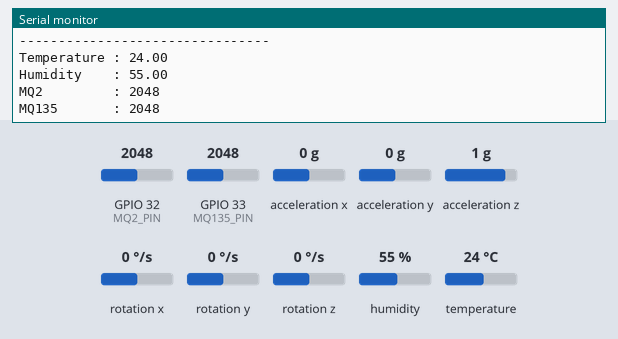
A sketch run on a simulated ESP32. Parts: the last lines printed to the serial monitor. The inputs (shaded band) are chosen by the test bench; at power-on: humidity 55 %, GPIO 32 (MQ2_PIN) = 2048, GPIO 33 (MQ135_PIN) = 2048, temperature 24 °C, acceleration x 0 g, acceleration y 0 g, acceleration z 1 g, rotation x 0 °/s, rotation y 0 °/s, rotation z 0 °/s. WiFi joins after 1.5 s; servers stay silent unless stated.

Above: at 2.7 s.
2.8 s: humidity set to 22 %
4.3 s: GPIO 32 (MQ2_PIN) set to 2866
At 5.7 s:
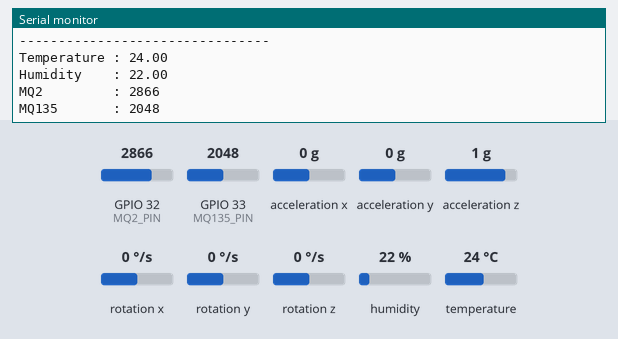
5.8 s: GPIO 33 (MQ135_PIN) set to 2866
At 7.1 s:
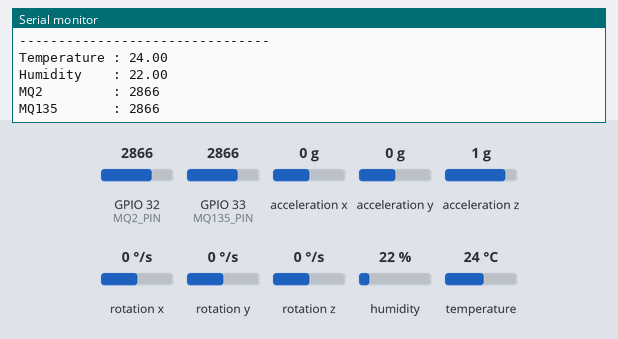
7.3 s: temperature set to 12 °C
8.8 s: GPIO 32 (MQ2_PIN) set to 3972
At 10.1 s:
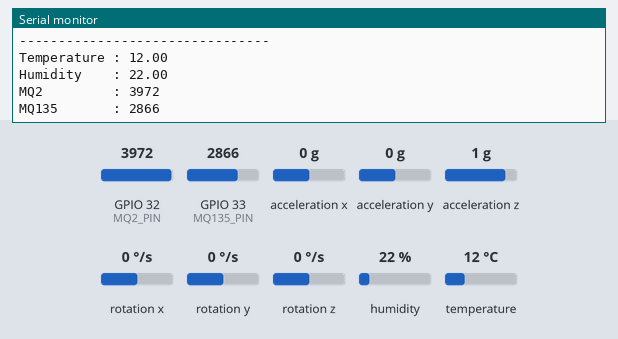
10.3 s: GPIO 33 (MQ135_PIN) set to 3972
At 11.1 s:
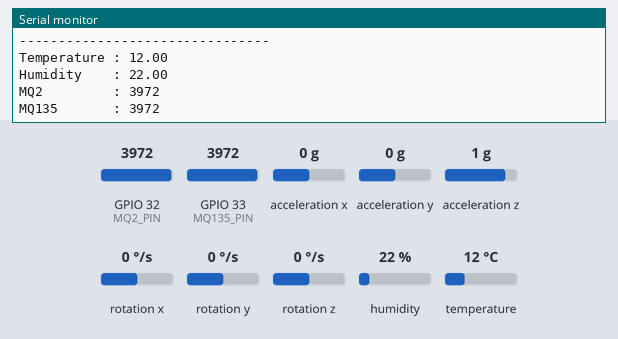
Timing chart, 0 to 12.8 s (numbered marks = the images above; inputs shaded):
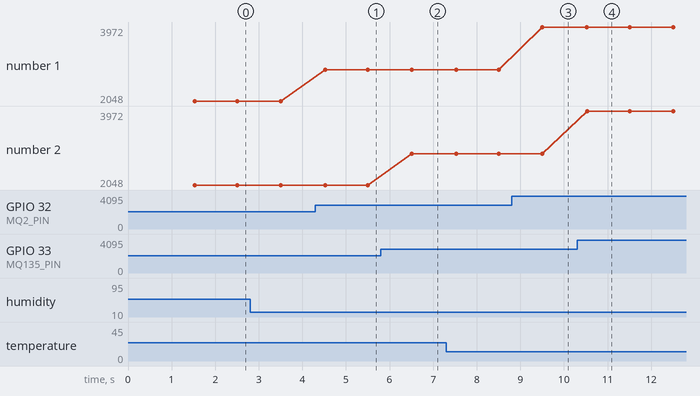

Measured:
- after the input at 4.3 s, the serial monitor: prints a new line after 0.23 s (image 1)
- after the input at 5.8 s, the serial monitor: prints a new line after 0.71 s (image 2)
- after the input at 8.8 s, the serial monitor: prints a new line after 0.70 s (image 3)
- after the input at 10.3 s, the serial monitor: prints a new line after 0.23 s (image 4)
- plotted number 1: 2048 → 2866 after the input at 4.3 s, 2866 → 3972 after the input at 8.8 s

The sketch:

testibng_all_sensor.ino
```cpp
#include <WiFi.h>
#include <WebSocketsServer.h>
#include <Wire.h>
#include <MPU9250_asukiaaa.h>
#include <DHT.h>

const char* ssid = ".";
const char* password = "123456789";

WebSocketsServer webSocket(81);

MPU9250_asukiaaa mpu;

//====================
// DHT11
//====================

#define DHTPIN 4
#define DHTTYPE DHT11

DHT dht(DHTPIN, DHTTYPE);

//====================
// MQ Sensors
//====================

#define MQ2_PIN 32
#define MQ135_PIN 33

//====================
// Variables
//====================

float yaw = 0;

unsigned long lastIMU = 0;
unsigned long lastSensor = 0;

void setup() {

  Serial.begin(115200);

  Wire.begin(21,22);

  mpu.setWire(&Wire);
  mpu.beginAccel();
  mpu.beginGyro();

  dht.begin();

  WiFi.begin(ssid,password);

  Serial.print("Connecting");

  while(WiFi.status()!=WL_CONNECTED){

    delay(500);
    Serial.print(".");

  }

  Serial.println();
  Serial.println("WiFi Connected");

  Serial.print("IP : ");
  Serial.println(WiFi.localIP());

  webSocket.begin();

}

//==================================================

void loop(){

  webSocket.loop();

  unsigned long now = millis();

  //=========================================
  // IMU (50 FPS)
  //=========================================

  if(now-lastIMU>=20){

    lastIMU=now;

    mpu.accelUpdate();
    mpu.gyroUpdate();

    float ax=mpu.accelX();
    float ay=mpu.accelY();
    float az=mpu.accelZ();

    float roll=atan2(ay,az)*180/PI;

    float pitch=
    atan2(-ax,sqrt(ay*ay+az*az))*180/PI;

    yaw=0;

    String imuData=
    "R,"+
    String(roll,2)+","+
    String(pitch,2)+","+
    String(yaw,2);

    webSocket.broadcastTXT(imuData);

  }

  //=========================================
  // Sensors (1 Second)
  //=========================================

  if(now-lastSensor>=1000){

    lastSensor=now;

    float temp=dht.readTemperature();
    float hum=dht.readHumidity();

    int mq2=analogRead(MQ2_PIN);
    int mq135=analogRead(MQ135_PIN);

    String sensorData=
    "S,"+
    String(mq2)+","+
    String(mq135)+","+
    String(temp,1)+","+
    String(hum,1);

    webSocket.broadcastTXT(sensorData);

    // Serial Monitor

    Serial.println("--------------------------------");

    Serial.print("Temperature : ");
    Serial.println(temp);

    Serial.print("Humidity    : ");
    Serial.println(hum);

    Serial.print("MQ2         : ");
    Serial.println(mq2);

    Serial.print("MQ135       : ");
    Serial.println(mq135);

  }

}
```
